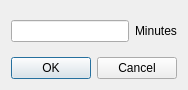
<?xml version="1.0" encoding="UTF-8"?>
<ui version="4.0">
 <class>SimpleTimerDialog</class>
 <widget class="QDialog" name="SimpleTimerDialog">
  <property name="geometry">
   <rect>
    <x>0</x>
    <y>0</y>
    <width>182</width>
    <height>90</height>
   </rect>
  </property>
  <property name="windowTitle">
   <string>Dialog</string>
  </property>
  <layout class="QVBoxLayout" name="verticalLayout">
   <item>
    <layout class="QHBoxLayout" name="horizontalLayout">
     <item>
      <widget class="QLineEdit" name="m_pLineEdit">
       <property name="alignment">
        <set>Qt::AlignRight|Qt::AlignTrailing|Qt::AlignVCenter</set>
       </property>
      </widget>
     </item>
     <item>
      <widget class="QLabel" name="label">
       <property name="text">
        <string>Minutes</string>
       </property>
      </widget>
     </item>
    </layout>
   </item>
   <item>
    <layout class="QHBoxLayout" name="horizontalLayout_2">
     <item>
      <spacer name="horizontalSpacer">
       <property name="orientation">
        <enum>Qt::Horizontal</enum>
       </property>
       <property name="sizeHint" stdset="0">
        <size>
         <width>40</width>
         <height>20</height>
        </size>
       </property>
      </spacer>
     </item>
     <item>
      <widget class="QDialogButtonBox" name="buttonBox">
       <property name="standardButtons">
        <set>QDialogButtonBox::Cancel|QDialogButtonBox::Ok</set>
       </property>
      </widget>
     </item>
    </layout>
   </item>
  </layout>
 </widget>
 <resources/>
 <connections>
  <connection>
   <sender>buttonBox</sender>
   <signal>accepted()</signal>
   <receiver>SimpleTimerDialog</receiver>
   <slot>accept()</slot>
   <hints>
    <hint type="sourcelabel">
     <x>56</x>
     <y>63</y>
    </hint>
    <hint type="destinationlabel">
     <x>25</x>
     <y>84</y>
    </hint>
   </hints>
  </connection>
  <connection>
   <sender>buttonBox</sender>
   <signal>rejected()</signal>
   <receiver>SimpleTimerDialog</receiver>
   <slot>reject()</slot>
   <hints>
    <hint type="sourcelabel">
     <x>147</x>
     <y>65</y>
    </hint>
    <hint type="destinationlabel">
     <x>147</x>
     <y>88</y>
    </hint>
   </hints>
  </connection>
 </connections>
 <slots>
  <slot>acceptTimerSet()</slot>
 </slots>
</ui>
